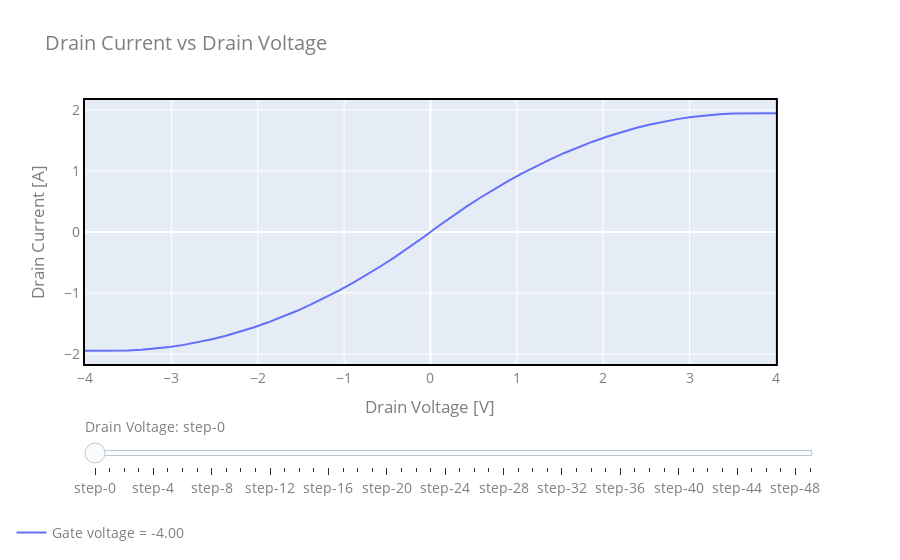

The notebook cell saved with this chart:
### Code cell
fig = go.Figure()

prim_y_vals=np.empty_like(drainV)
fig = make_subplots(specs=[[{"secondary_y": True}]])

for step in gateV:
    for i in range(numStep):
        prim_y_vals[i] = drainCurr(False, inputs, drainV[i], step)
        
    fig.add_trace(
        go.Scatter(
            visible=False,
            line=dict(width=2),
            name="Gate voltage = " + "{:.2f}".format(step),
            x=drainV,
            y=prim_y_vals,
        ),
    )

fig.data[0].visible = True

# Create and add slider
steps = []
for i in range(len(gateV)):
    step = dict(
        method="restyle",
        args=["visible", [False] * len(fig.data)],
    )
    step["args"][1][i] = True  # Toggle i'th trace to "visible"
    steps.append(step)

sliders = [dict(
    active=0,
    currentvalue={"prefix": "Drain Voltage: "},
    pad={"t": 50},
    steps=steps
)]

fig.update_layout(
    sliders=sliders,
    title='Drain current against drain voltage for given gate voltage',
    legend=dict(x=-0.1, y=-0.7),
    showlegend=True
)

fig.update_layout(
    title="Drain Current vs Drain Voltage",
    xaxis=dict(title='Drain Voltage [V]', showline=True, linewidth=2, linecolor='black', mirror=True),
    yaxis=dict(title='Drain Current [A]', showline=True, linewidth=2, linecolor='black', mirror=True),
    font=dict(
        size=14,
        color="#7f7f7f"
    )
)

fig.show()
fig.write_html("CurrentAgainstDrainV.html")
